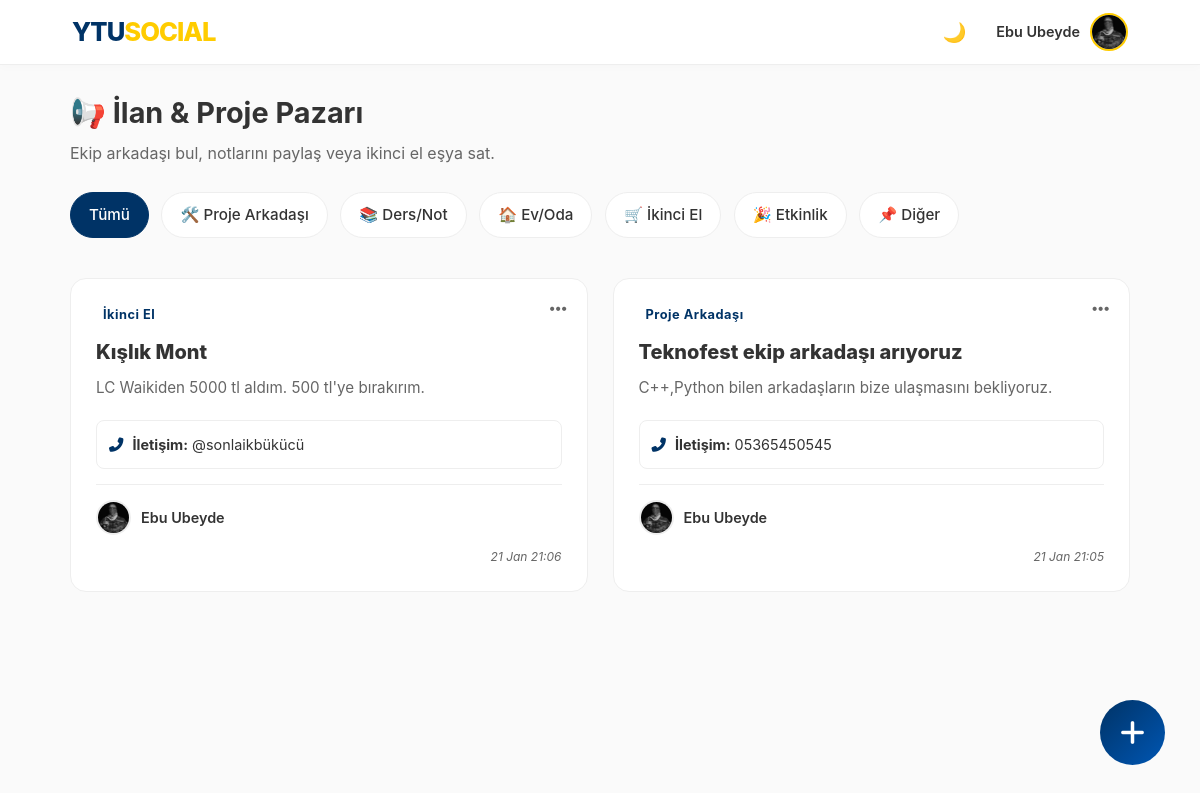
The page /adverts (signed in) on the database its author committed.
### app.py (models this page shows, shortened)
class User(UserMixin, db.Model):
    id = db.Column(db.Integer, primary_key=True)
    email = db.Column(db.String(120), unique=True, nullable=False)
    password = db.Column(db.String(200), nullable=False)
    username = db.Column(db.String(50), nullable=True)
    handle = db.Column(db.String(30), unique=True, nullable=True)
    stories = db.relationship('Story', backref='author', lazy=True)
    is_admin = db.Column(db.Boolean, default=False)
    department = db.Column(db.String(100), nullable=True)
    score = db.Column(db.Integer, default=0)
    bio = db.Column(db.String(200), nullable=True)
    profile_pic = db.Column(db.String(200), default='img/default_avatar.png')
    is_verified = db.Column(db.Boolean, default=False)
    otp_code = db.Column(db.String(6))
    ban_expiration = db.Column(db.DateTime, nullable=True)
    is_banned = db.Column(db.Boolean, default=False)
    posts = db.relationship('Post', backref='author', lazy=True)
    image_file = db.Column(db.String(20), nullable=True)
    comments = db.relationship('Comment', backref='author', lazy=True)
    messages_sent = db.relationship('Message', foreign_keys='Message.sender_id', backref='sender', lazy='dynamic')
    messages_received = db.relationship('Message', foreign_keys='Message.recipient_id', backref='recipient', lazy='dynamic')
    saved_posts = db.relationship('SavedPost', back_populates='user', lazy=True, cascade="all, delete-orphan")
    followed = db.relationship(
        'User', secondary=followers,
        primaryjoin=(followers.c.follower_id == id),
        secondaryjoin=(followers.c.followed_id == id),
        backref=db.backref('followers', lazy='dynamic'), lazy='dynamic'
    )

class Advert(db.Model):
    id = db.Column(db.Integer, primary_key=True)
    title = db.Column(db.String(100), nullable=False) # İlan Başlığı
    category = db.Column(db.String(50), nullable=False) # Kategori (Proje, Ders, İkinci El, vb.)
    description = db.Column(db.Text, nullable=False) # Detaylar
    contact_info = db.Column(db.String(100), nullable=True) # İletişim (Tel/Mail/Instagram)
    date_posted = db.Column(db.DateTime, nullable=False, default=get_turkey_time)
    user_id = db.Column(db.Integer, db.ForeignKey('user.id'), nullable=False)
    author = db.relationship('User', backref='adverts', lazy=True)

### app.py (the view, shortened to what this page needs)
@app.route('/adverts', methods=['GET', 'POST'])
@login_required
def adverts():
    cat_filter = request.args.get('category')
    if cat_filter:
        ads = Advert.query.filter_by(category=cat_filter).order_by(Advert.date_posted.desc()).all()
    else:
        ads = Advert.query.order_by(Advert.date_posted.desc()).all()
    return render_template('adverts.html', adverts=ads, selected_cat=cat_filter)

### app.py (called while the page is built)
@login_manager.user_loader
def load_user(user_id):
    return User.query.get(int(user_id))

@app.before_request
def check_ban():
    if current_user.is_authenticated:
        if current_user.is_banned or (current_user.ban_expiration and current_user.ban_expiration > datetime.now()):
            if request.endpoint not in ['logout', 'static', 'login']:
                logout_user()
                flash("🚫 Hesabınız yasaklandı veya uzaklaştırıldı.", "danger")
                return redirect(url_for('login'))

def get_trending_hashtags():
    posts = Post.query.with_entities(Post.content).all()
    hashtags = {}
    for post in posts:
        if post.content:
            found_tags = re.findall(r"#(\w+)", post.content.lower())
            for tag in found_tags:
                hashtags[tag] = hashtags.get(tag, 0) + 1
    sorted_tags = sorted(hashtags.items(), key=lambda x: x[1], reverse=True)
    return sorted_tags[:5]

@app.context_processor
def inject_global_data():
    trending = get_trending_hashtags()
    suggested = []
    if current_user.is_authenticated:
        followed_ids = [u.id for u in current_user.followed]
        followed_ids.append(current_user.id)
        suggested = User.query.filter(~User.id.in_(followed_ids)).order_by(db.func.random()).limit(5).all()
    return dict(trending_tags=trending, suggested_users=suggested)

@app.context_processor
def inject_notifications():
    if current_user.is_authenticated:
        notif_count = Notification.query.filter_by(user_id=current_user.id, is_read=False).count()
        msg_count = Message.query.filter_by(recipient_id=current_user.id, is_read=False).count()
        return dict(unread_count=notif_count, unread_msg_count=msg_count, online_users=list(ONLINE_USERS))
    return dict(unread_count=0, unread_msg_count=0, online_users=[])

@app.before_request
def start_timer():
    g.start = time.time()

@app.after_request
def log_response(response):
    if hasattr(g, 'start'):
        now = time.time()
        duration = round(now - g.start, 4)
        print(f"--- Sayfa Yükleme: {duration}s ---")
    return response

### templates/adverts.html (shortened to what this page needs)
<!DOCTYPE html>
<html lang="tr">
<head>
    <link rel="stylesheet" href="/static/style.css">
    <link href="https://cdnjs.cloudflare.com/ajax/libs/font-awesome/6.4.0/css/all.min.css" rel="stylesheet">
</head>
<body>
    {% include 'navbar_partial.html' ignore missing %}
    <div class="main-layout">
        <div style="margin-bottom: 25px;">
            <h1 style="color: var(--text-color); font-size: 1.8rem; display: flex; align-items: center; gap: 12px;">
                📢 İlan & Proje Pazarı
            </h1>
            <p style="color: var(--text-muted); margin-top: 5px;">Ekip arkadaşı bul, notlarını paylaş veya ikinci el eşya sat.</p>
        </div>
        <div class="filter-container">
            <a href="{{ url_for('adverts') }}" class="filter-btn {{ 'active' if not selected_cat else '' }}">Tümü</a>
            <a href="{{ url_for('adverts', category='Proje Arkadaşı') }}" class="filter-btn {{ 'active' if selected_cat == 'Proje Arkadaşı' else '' }}">🛠️ Proje Arkadaşı</a>
            <a href="{{ url_for('adverts', category='Ders/Not') }}" class="filter-btn {{ 'active' if selected_cat == 'Ders/Not' else '' }}">📚 Ders/Not</a>
            <a href="{{ url_for('adverts', category='Ev/Oda') }}" class="filter-btn {{ 'active' if selected_cat == 'Ev/Oda' else '' }}">🏠 Ev/Oda</a>
            <a href="{{ url_for('adverts', category='İkinci El') }}" class="filter-btn {{ 'active' if selected_cat == 'İkinci El' else '' }}">🛒 İkinci El</a>
            <a href="{{ url_for('adverts', category='Etkinlik') }}" class="filter-btn {{ 'active' if selected_cat == 'Etkinlik' else '' }}">🎉 Etkinlik</a>
            <a href="{{ url_for('adverts', category='Diğer') }}" class="filter-btn {{ 'active' if selected_cat == 'Diğer' else '' }}">📌 Diğer</a>
        </div>
        <div class="ad-grid">
            {% for ad in adverts %}
            <div class="ad-card">
                <span class="ad-cat-badge">{{ ad.category }}</span>
                {% if ad.author == current_user or current_user.is_admin %}
                <button class="ad-menu-btn" onclick="toggleAdMenu('menu-{{ ad.id }}')">
                    <i class="fas fa-ellipsis-h"></i>
                </button>
                {% endif %}
                <div class="ad-title">{{ ad.title }}</div>
                <div class="ad-desc" style="white-space: pre-line;">{{ ad.description }}</div>
                {% if ad.contact_info %}
                <div style="font-size: 0.9rem; background: rgba(var(--ytu-lacivert-rgb), 0.05); padding: 12px; border-radius: 8px; margin-bottom: 15px; border: 1px solid var(--border-color); color: var(--text-color);">
                    <i class="fas fa-phone-alt" style="margin-right: 5px; color: var(--ytu-lacivert);"></i>
                    <b>İletişim:</b> {{ ad.contact_info }}
                </div>
                {% endif %}
                <div class="ad-footer">
                    <a href="{{ url_for('user_profile', handle=ad.author.handle) }}" class="ad-author">
                        <img src="/static/{{ ad.author.profile_pic }}" style="width: 35px; height: 35px; border-radius: 50%; object-fit: cover; border: 2px solid var(--border-color);">
                        <span>{{ ad.author.username }}</span>
                    </a>
                </div>
                <div style="font-size: 0.75rem; color: var(--text-muted); margin-top: 12px; text-align: right; font-style: italic;">
                    {{ ad.date_posted.strftime('%d %b %H:%M') }}
                </div>
            </div>
            {% else %}
            <div style="grid-column: 1/-1; text-align: center; padding: 80px 20px; color: var(--text-muted);">
                <i class="fas fa-bullhorn" style="font-size: 4rem; margin-bottom: 25px; opacity: 0.3;"></i>
                <h3>Henüz hiç ilan yok.</h3>
                <p>Sağ alttaki <b>+</b> butonuna tıklayarak ilk ilanı sen ver!</p>
            </div>
            {% endfor %}
        </div>
    </div>
    <button class="fab-btn" onclick="openCreateModal()" title="Yeni İlan Ekle">
        <i class="fas fa-plus"></i>
    </button>
</body>
</html>

### templates/navbar_partial.html (shortened to what this page needs)
<nav class="navbar">
    <a href="/" class="nav-logo">YTU<span>SOCIAL</span></a>
    <div class="nav-items" id="mobile-menu">
        <button type="button" onclick="toggleDarkMode()" id="theme-btn" title="Temayı Değiştir" style="background:none; border:none; cursor:pointer; font-size:1.2rem;">
            🌙
        </button>
        <div class="profile-menu" onclick="toggleProfileDropdown()">
            {% if current_user.is_authenticated %}
                <span style="font-weight: 600; font-size: 0.9rem;">{{ current_user.username }}</span>
                <img src="/static/{{ current_user.profile_pic }}" class="nav-avatar" alt="Profil">
            {% else %}
                <span style="font-weight: 600;">Misafir</span>
                <img src="/static/img/default_avatar.png" class="nav-avatar" alt="Misafir">
            {% endif %}
        </div>
    </div>
</nav>

### static/style.css (style rules this page uses)
:root { --ytu-lacivert: #003366; --ytu-sari: #ffcc00; --hata-kirmizi: #dc3545; --bg-light: #fafafa; --white: #ffffff; --shadow: 0 8px 25px rgba(0, 0, 0, 0.08); --bg-color: #fafafa; --card-bg: #ffffff; --text-color: #333; --text-muted: #666; --border-color: #eee; --input-bg: #fff; --link-hover: #f5f5f5; }
* { box-sizing: border-box; margin: 0; padding: 0; }
body { font-family: 'Inter', 'Segoe UI', Tahoma, sans-serif; background-color: var(--bg-color); color: var(--text-color); line-height: 1.6; transition: background-color 0.3s, color 0.3s; }
a { text-decoration: none; color: inherit; }
.navbar { position: fixed; top: 0; left: 0; right: 0; height: 65px; background: var(--card-bg); border-bottom: 1px solid var(--border-color); display: flex; justify-content: space-between; align-items: center; padding: 0 6%; z-index: 1000; box-shadow: 0 2px 10px rgba(0, 0, 0, 0.02); transition: background-color 0.3s; }
.nav-items { display: flex; align-items: center; gap: 20px; }
.nav-logo { font-size: 1.6rem; font-weight: 800; color: var(--ytu-lacivert); letter-spacing: -1px; }
.nav-logo span { color: var(--ytu-sari); }
.profile-menu { position: relative; display: flex; align-items: center; cursor: pointer; padding: 10px 0 10px 10px; }
.nav-avatar { width: 38px; height: 38px; border-radius: 50%; object-fit: cover; margin-left: 10px; border: 2px solid var(--ytu-sari); }
.main-layout { display: grid; grid-template-columns: 280px 1fr 320px; gap: 30px; max-width: 1250px; margin: 90px auto 30px; padding: 0 20px; }

### templates/adverts.html (style rules this page uses)
body { background-color: var(--bg-color); transition: background-color 0.3s; }
.main-layout { display: block; max-width: 1100px; margin: 90px auto 20px auto; padding: 0 20px; padding-bottom: 100px; }
.ad-grid { display: grid; grid-template-columns: repeat(auto-fill, minmax(350px, 1fr)); gap: 25px; }
.ad-card { background: var(--card-bg); border: 1px solid var(--border-color); border-radius: 16px; padding: 25px; transition: transform 0.2s, box-shadow 0.2s; position: relative; display: flex; flex-direction: column; min-height: 220px; }
.ad-cat-badge { position: absolute; top: 20px; left: 20px; background: rgba(var(--ytu-lacivert-rgb), 0.15); color: var(--ytu-lacivert); padding: 6px 12px; border-radius: 20px; font-size: 0.8rem; font-weight: 700; letter-spacing: 0.5px; }
.ad-title { font-size: 1.25rem; font-weight: 800; margin-top: 35px; margin-bottom: 12px; color: var(--text-color); line-height: 1.3; padding-right: 30px; }
.ad-desc { font-size: 0.95rem; color: var(--text-muted); margin-bottom: 20px; line-height: 1.5; flex-grow: 1; }
.ad-footer { display: flex; justify-content: space-between; align-items: center; padding-top: 15px; border-top: 1px solid var(--border-color); }
.ad-author { display: flex; align-items: center; gap: 10px; text-decoration: none; color: var(--text-color); font-size: 0.9rem; font-weight: 600; }
.filter-container { margin-bottom: 30px; overflow-x: auto; white-space: nowrap; padding-bottom: 10px; -webkit-overflow-scrolling: touch; }
.filter-btn { display: inline-block; padding: 10px 18px; border-radius: 25px; background: var(--card-bg); border: 1px solid var(--border-color); color: var(--text-color); text-decoration: none; margin-right: 8px; font-size: 0.95rem; font-weight: 500; transition: 0.3s; }
.filter-btn:hover, .filter-btn.active { background: var(--ytu-lacivert); color: white; border-color: var(--ytu-lacivert); box-shadow: 0 4px 10px rgba(var(--ytu-lacivert-rgb), 0.3); }
.fab-btn { position: fixed; bottom: 35px; right: 35px; width: 65px; height: 65px; background: linear-gradient(135deg, var(--ytu-lacivert), #0056b3); color: white; border-radius: 50%; display: flex; align-items: center; justify-content: center; font-size: 28px; box-shadow: 0 8px 20px rgba(var(--ytu-lacivert-rgb), 0.5); cursor: pointer; z-index: 1900; border: none; transition: transform 0.3s, box-shadow 0.3s; }
.ad-menu-btn { position: absolute; top: 15px; right: 15px; background: transparent; border: none; color: var(--text-muted); font-size: 1.2rem; cursor: pointer; padding: 5px; border-radius: 50%; transition: 0.2s; }

### rows shown on the page
User: username "Ebu Ubeyde", profile_pic (picture)
Advert: category "İkinci El", title "Kışlık Mont", description "LC Waikiden 5000 tl aldım. 500 tl'ye bırakırım.", contact_info "@sonlaikbükücü", author.profile_pic (picture), author.username "Ebu Ubeyde", date_posted "21 Jan 21:06"
Advert: category "Proje Arkadaşı", title "Teknofest ekip arkadaşı arıyoruz", description "C++,Python bilen arkadaşların bize ulaşmasını bekliyoruz.", contact_info "05365450545", author.profile_pic (picture), author.username "Ebu Ubeyde", date_posted "21 Jan 21:05"
